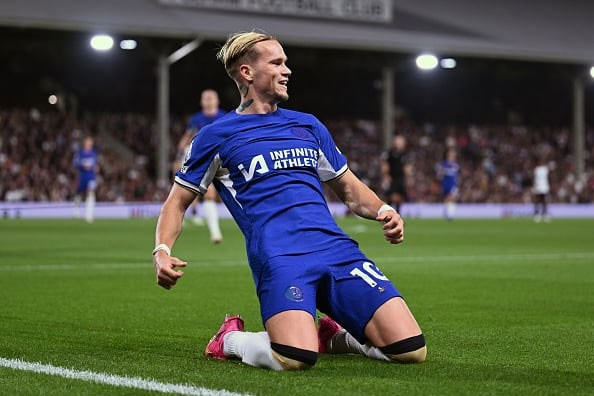
#> input picture CODE/sinmuhyung.jpeg, 594 x 396 px
$ jupyter execute 'Opencv_명암.ipynb'
#> lines starting #> are read from the running program, lines starting #| are printed output that depends on the picture; long printed decimals are rounded
[cell 1]
import cv2
import numpy as np
import matplotlib.pyplot as plt

[cell 2]
image = cv2.imread("sinmuhyung.jpeg", cv2.IMREAD_GRAYSCALE)
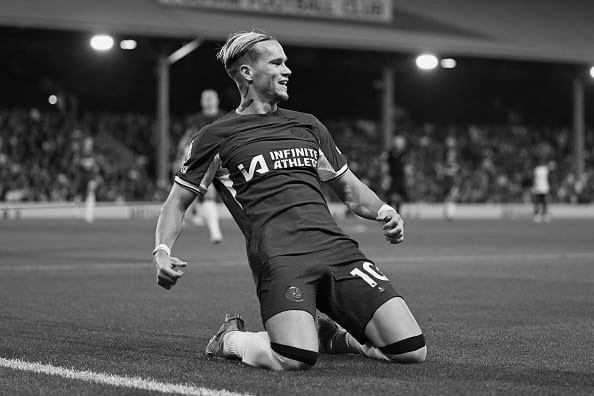
#> image: shape (396, 594); min 0, max 255, mean 79.7

image = cv2.cvtColor(image, cv2.COLOR_BGR2RGB)
#> image: shape (396, 594, 3)
hist = cv2.calcHist([image], [0], None, [256], [0, 256])
#> hist = 256 values, max 3699 at index 17, min 27 at index 239, mean 918.8

plt.subplot(2, 2, 2)

plt.imshow(image)
plt.axis('off')

plt.subplot(2, 2, 1)

plt.plot(hist)
plt.title('Histogram')
plt.xlabel('Pixel Value')
plt.ylabel('Frequency')
plt.show()
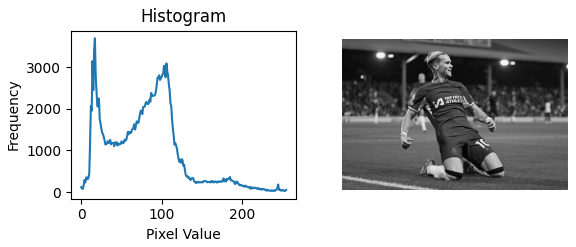
#> figure drawn by matplotlib, 2 panels; panel 2: curve peaks at x = 17, y = 3699

min, max, dummy1, dummy2 = cv2.minMaxLoc(hist)
#> min = 27; max = 3699; dummy1 = (0, 239); dummy2 = (0, 17)
contrast = (max - min) / (max + min)
#> contrast = 0.986

print(f"Min Intensity: {np.min(image)}")
#| Min Intensity: 0
print(f"Max Intensity: {np.max(image)}")
#| Max Intensity: 255
print(f'최빈값: {np.argmax(hist)}')
#| 최빈값: 17
print(f'평균 명암: {np.mean(image)}')
#| 평균 명암: 79.744
print(f'명암비: {contrast}')
#| 명암비: 0.9855
